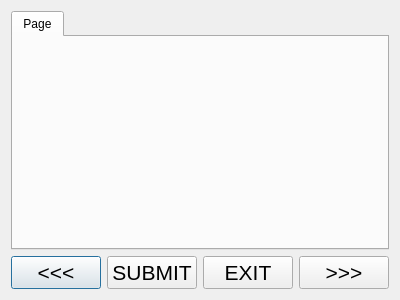
<?xml version="1.0" encoding="UTF-8"?>
<ui version="4.0">
 <class>CheckDialog</class>
 <widget class="QDialog" name="CheckDialog">
  <property name="geometry">
   <rect>
    <x>0</x>
    <y>0</y>
    <width>400</width>
    <height>300</height>
   </rect>
  </property>
  <property name="windowTitle">
   <string>Dialog</string>
  </property>
  <layout class="QVBoxLayout" name="verticalLayout_2">
   <item>
    <layout class="QVBoxLayout" name="verticalLayout">
     <item>
      <widget class="QTabWidget" name="tabWidget">
       <property name="sizePolicy">
        <sizepolicy hsizetype="Expanding" vsizetype="Expanding">
         <horstretch>0</horstretch>
         <verstretch>0</verstretch>
        </sizepolicy>
       </property>
       <property name="currentIndex">
        <number>0</number>
       </property>
       <widget class="QWidget" name="tab">
        <attribute name="title">
         <string>Page</string>
        </attribute>
       </widget>
      </widget>
     </item>
     <item>
      <layout class="QHBoxLayout" name="horizontalLayout">
       <item>
        <widget class="QPushButton" name="previousButton">
         <property name="font">
          <font>
           <pointsize>16</pointsize>
          </font>
         </property>
         <property name="text">
          <string>&lt;&lt;&lt;</string>
         </property>
        </widget>
       </item>
       <item>
        <widget class="QPushButton" name="submitButton">
         <property name="font">
          <font>
           <pointsize>16</pointsize>
          </font>
         </property>
         <property name="text">
          <string>SUBMIT</string>
         </property>
        </widget>
       </item>
       <item>
        <widget class="QPushButton" name="exitButton">
         <property name="font">
          <font>
           <pointsize>16</pointsize>
          </font>
         </property>
         <property name="text">
          <string>EXIT</string>
         </property>
        </widget>
       </item>
       <item>
        <widget class="QPushButton" name="nextButton">
         <property name="font">
          <font>
           <pointsize>16</pointsize>
          </font>
         </property>
         <property name="text">
          <string>&gt;&gt;&gt;</string>
         </property>
        </widget>
       </item>
      </layout>
     </item>
    </layout>
   </item>
  </layout>
 </widget>
 <resources/>
 <connections/>
</ui>
